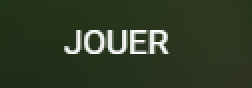
#> input picture resources/assets/templates/ankama/empty_play.png, 126 x 44 px (shown 2 times larger)
$ python -i masks.py   (imports and definitions only)
#> lines starting #> are read from the running program, lines starting #| are printed output that depends on the picture; after the words box and inside, x2 and y2 are one past the last pixel; in counts of white or black regions, pixels touching at a corner belong together
import cv2
import numpy


def get_black_masked(img: numpy.ndarray) -> numpy.ndarray:
    lower = numpy.array([0, 0, 0])
    upper = numpy.array([40, 40, 40])
    mask = cv2.inRange(img, lower, upper)
    masked_img = cv2.bitwise_and(img, img, mask=mask)
    return masked_img


def get_white_masked(img: numpy.ndarray) -> numpy.ndarray:
    lower = numpy.array([130, 130, 130])
    upper = numpy.array([255, 255, 255])
    mask = cv2.inRange(img, lower, upper)
    masked_img = cv2.bitwise_and(img, img, mask=mask)
    return masked_img


def get_yellow_masked(img: numpy.ndarray) -> numpy.ndarray:
    lower = numpy.array([0, 150, 150])
    upper = numpy.array([0, 255, 255])
    mask = cv2.inRange(img, lower, upper)
    masked_img = cv2.bitwise_and(img, img, mask=mask)
    return masked_img


def get_not_brown_masked(img: numpy.ndarray) -> numpy.ndarray:
    lower = numpy.array([50, 50, 50])
    upper = numpy.array([70, 80, 80])
    mask = cv2.bitwise_not(cv2.inRange(img, lower, upper))
    img = cv2.bitwise_and(img, img, mask=mask)
    return img

>>> import cv2
>>> picture = cv2.imread('../../resources/assets/templates/ankama/empty_play.png')
#> picture is the input picture: shape (44, 126, 3); mean B, G, R 38.6, 61, 49.1
>>> result = get_not_brown_masked(picture)
#> in get_not_brown_masked, `mask = cv2.bitwise_not(cv2.inRange(img, lower, upper))`:
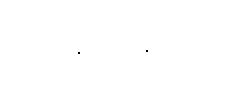
#> mask: shape (44, 126) (shown 2 times larger); 100% white; black in thin lines or dots, all inside (x1, y1, x2, y2) = (39, 25, 74, 27)
